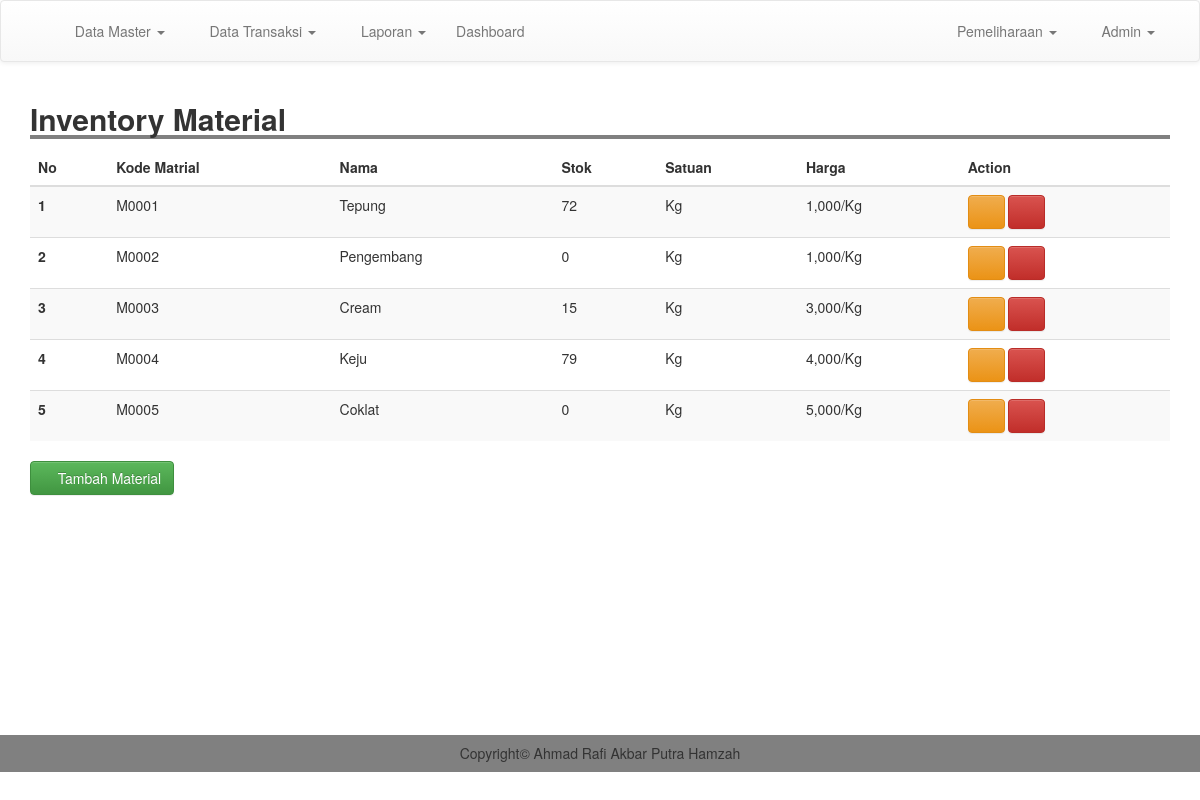
Page /admin/inventory.php (signed in) on the committed database.
### tables this page shows
CREATE TABLE `inventory` (
  `kode_bk` varchar(100) NOT NULL,
  `nama` varchar(200) NOT NULL,
  `qty` varchar(200) NOT NULL,
  `satuan` varchar(200) NOT NULL,
  `harga` int(11) NOT NULL,
  `tanggal` date NOT NULL
);

### admin/inventory.php (the view, shortened to what this page needs)
<?php
include 'header.php';
?>
<div class="container">
	<h2 style=" width: 100%; border-bottom: 4px solid gray"><b>Inventory Material</b></h2>
	<table class="table table-striped">
		<thead>
			<tr>
				<th scope="col">No</th>
				<th scope="col">Kode Matrial</th>
				<th scope="col">Nama</th>
				<th scope="col">Stok</th>
				<th scope="col">Satuan</th>
				<th scope="col">Harga</th>
				<th scope="col">Action</th>
			</tr>
		</thead>
		<tbody>
			<?php
			$result = mysqli_query($conn, "SELECT * FROM inventory order by kode_bk asc");
			$no =1;
			while ($row = mysqli_fetch_assoc($result)) {
				?>
				<tr>
					<th scope="row"><?php echo $no; ?></th>
					<td><?= $row['kode_bk'];  ?></td>
					<td><?= $row['nama'];  ?></td>
					<td><?= $row['qty'];  ?></td>
					<td><?= $row['satuan'];  ?></td>
					<td><?php  echo "".number_format($row['harga'])."/".$row['satuan'];  ?></td>
					<td><a href="edit_inventory.php?kode=<?php echo $row['kode_bk']; ?>" class="btn btn-warning"><i class="glyphicon glyphicon-edit"></i> </a> <a href="inventory.php?kode=<?php echo $row['kode_bk'];?>&page=del" class="btn btn-danger" onclick="return confirm('Yakin Ingin Menghapus Data ?')"><i class="glyphicon glyphicon-trash"></i> </a></td>
				</tr>
				<?php
				$no++;
			}
			?>
		</tbody>
	</table>
	<a href="tm_inventory.php" class="btn btn-success"><i class="glyphicon glyphicon-plus-sign"></i> Tambah Material</a>
</div>
<br>
<br>
<br>
<br>
<br>
<br>
<br>
<br>
<br>
<br>
<br>
<br>
<?php
include 'footer.php';
?>

### admin/header.php (shortened to what this page needs)
<!DOCTYPE html>
<html>
<head>
	<link rel="stylesheet" type="text/css" href="../css/bootstrap.min.css">
	<link rel="stylesheet" type="text/css" href="../css/style.css">
	<link rel="stylesheet" type="text/css" href="../css/bootstrap-theme.css">
</head>
<body>
	<nav class="navbar navbar-default" style="padding: 5px;">
		<div class="container">
			<div class="collapse navbar-collapse" id="bs-example-navbar-collapse-1">
				<ul class="nav navbar-nav navbar-left">
					<li class="dropdown">
						<a href="#" class="dropdown-toggle" data-toggle="dropdown" role="button" aria-haspopup="true" aria-expanded="false"><i class="glyphicon glyphicon-folder-close"></i> Data Master <span class="caret"></span></a>
					</li>
					<li class="dropdown">
						<a href="#" class="dropdown-toggle" data-toggle="dropdown" role="button" aria-haspopup="true" aria-expanded="false"><i class="glyphicon glyphicon-retweet"></i> Data Transaksi <span class="caret"></span></a>
					</li>
					<li class="dropdown">
						<a href="#" class="dropdown-toggle" data-toggle="dropdown" role="button" aria-haspopup="true" aria-expanded="false"><i class="glyphicon glyphicon-stats"></i> Laporan <span class="caret"></span></a>
					</li>
					<li><a href="halaman_utama.php">Dashboard</a></li>
				</ul>
				<ul class="nav navbar-nav navbar-right">
					<li class="dropdown">
						<a href="#" class="dropdown-toggle" data-toggle="dropdown" role="button" aria-haspopup="true" aria-expanded="false"><i class="glyphicon glyphicon-cog"></i> Pemeliharaan <span class="caret"></span></a>
					</li>
					<li class="dropdown">
						<a href="#" class="dropdown-toggle" data-toggle="dropdown" role="button" aria-haspopup="true" aria-expanded="false"><i class="glyphicon glyphicon-user"></i> Admin <span class="caret"></span></a>
					</li>
				</ul>
			</div>
		</div>
	</nav>

### admin/footer.php
<footer style="background-color: gray;padding: 1px;" class="print">
	<h5 class="text-center">Copyright&copy; Ahmad Rafi Akbar Putra Hamzah</h5>
</footer>
</body>
</html>

### css/style.css (style rules this page uses)
body { margin:0; padding: 0; }

### rows in the picture
inventory: kode_bk "M0001", nama "Tepung", qty "72", satuan "Kg", harga "1,000"
inventory: kode_bk "M0002", nama "Pengembang", qty "0", satuan "Kg", harga "1,000"
inventory: kode_bk "M0003", nama "Cream", qty "15", satuan "Kg", harga "3,000"
inventory: kode_bk "M0004", nama "Keju", qty "79", satuan "Kg", harga "4,000"
inventory: kode_bk "M0005", nama "Coklat", qty "0", satuan "Kg", harga "5,000"
